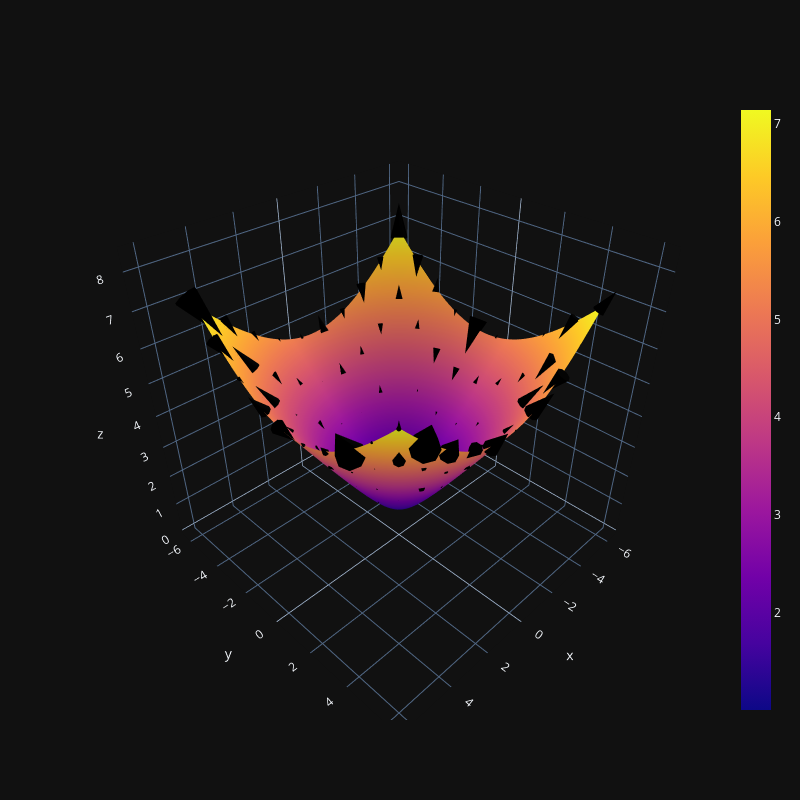

The notebook cell saved with this chart:
### Code cell
# Plot hyperbolic space as a surface and ambient vectors as black cones
fig = go.Figure()
z, x, y = surface.view(num_surface, num_surface, 3).unbind(-1)
fig.add_trace(go.Surface(x=x, y=y, z=z, opacity=1.0))

z, x, y = points.unbind(-1)
w, u, v = tangent_vectors.unbind(-1)
fig.add_trace(go.Cone(x=x, y=y, z=z, u=u, v=v, w=w, 
                      sizeref=1.0, showscale=False, colorscale=['black', 'black']))
fig.update_layout(scene_aspectmode="cube", height=800, width=800)
fig.show()
